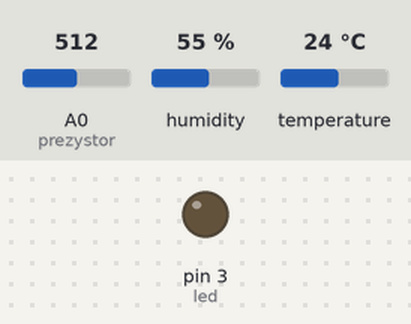
A sketch run on a simulated Arduino Uno, built with avr-gcc and run on an emulated ATmega328P. Parts: output pins drawn as LEDs (lit = HIGH). Inputs (shaded band) come from the test bench; at power-on: A0 (prezystor) = 512, humidity 55 %, temperature 24 °C. Storage starts empty; what the sketch prints to the serial monitor is not drawn.

Above: at 18.0 s.
At 36.2 s:
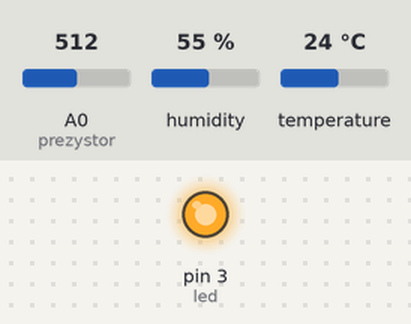
Timing chart, 0 to 46.9 s (numbered marks = the images above):
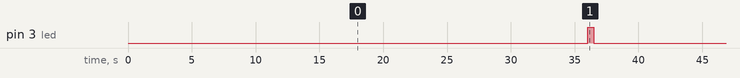

Measured:
- by itself, pin 3 (led): alternates HIGH for 0.45 s and LOW for 35.5 s

The sketch:

Czyjnik_swiatla_tem_i_wilg.ino
```cpp
#include "DHT.h"
#include <OneWire.h>
#include <DS18B20.h>
#include <SPI.h>
#include <SD.h>
#define DHTPIN 2
#define DHTTYPE DHT11
#define prezystor A0
#define ONEWIRE_PIN 2
#define led 3
File plik;

// Adres czujnika
byte address[8] = {0x28, 0xFF, 0x15, 0x35, 0x31, 0x18, 0x2, 0x7C};

OneWire onewire(ONEWIRE_PIN);
DS18B20 sensors(&onewire);

DHT dht(DHTPIN, DHTTYPE);
  float temperature=0;
float pomiary_temp[25];
float wilgotnosc[25];
int slonce[25];
int nr_pomiaru=0;

void setup() {
Serial.begin(9600);
pinMode(led,OUTPUT);
digitalWrite(led,LOW);
Serial.println("Cekaj czy karta zostanie wykryta…");
if (!SD.begin(4))                                       //sprawdź czy nie ma karty na pinie ChipSelect 4
  {
     Serial.println("Nie wykryto karty(ERR)");            //błąd wykrycia karty
     digitalWrite(led,HIGH);
     return;                                              //przerwij program
  }  else
Serial.println("Karta została wykryta");
plik=SD.open("wykresy.txt",FILE_WRITE);
if(!plik)
Serial.println("Nie udało się otworzyć pliku");
digitalWrite(led,LOW);
pinMode(prezystor,INPUT);
dht.begin();
sensors.begin();                                           //Inicjalizacja czujnikow
sensors.request(address);

for(int i=0;i>=24;i++)                                    //zerowanie tablic
{
pomiary_temp[i]=-120;
wilgotnosc [i]=-120;
slonce [i]=-120;
}
}

void loop() {
  float h = 0;
  float t = 0;
if(millis()%1440==0)
{
if (sensors.available())
  {
     temperature = sensors.readTemperature(address);
  }
     h = dht.readHumidity();
     t = dht.readTemperature();
     sensors.request(address);
  if (isnan(h) || isnan(t) ) {
    Serial.println(F("Failed to read from DHT sensor!"));
    return;
  }

  float Stemperatura=(t+temperature)/2;
int pr= analogRead(prezystor);
pomiary_temp[nr_pomiaru]=Stemperatura;
wilgotnosc[nr_pomiaru]=h;
slonce[nr_pomiaru]=pr;
nr_pomiaru++;


if(nr_pomiaru==25){
  digitalWrite(led,HIGH);
plik.println("Temperatura:");
for(int a=0;a<25;a++){
Serial.println(pomiary_temp[a]);
plik.println(pomiary_temp[a]);}
plik.println(" Wilgotnosc:");
for(int b=0;b<25;b++){
  Serial.println(wilgotnosc[b]);
plik.print(" ");
plik.println(wilgotnosc[b]);}
plik.println("/ Naslonecznienie:");
for(int c=0;c<25;c++){
  Serial.println(slonce[c]);
  plik.print("/ ");
plik.println(slonce[c]);}

plik.flush();
Serial.println("Plik zostal zapisany");
nr_pomiaru=0;
for(int i=0;i>=24;i++)                                      //zerowanie tablic
{
pomiary_temp[i]=-120;
wilgotnosc [i]=-120;
slonce [i]=-120;
}
digitalWrite(led,LOW);
}


//Serial.print("Temp ");
//Serial.print(t);
//Serial.print(" temperatura2 ");
//Serial.print(temperature);  //Wyswietlenie informacji
//Serial.print(" Temperatur atablica ");
//Serial.print(pomiary_temp[nr_pomiaru-1]);
//Serial.print(" Sr_temp ");
//Serial.print(Stemperatura);
//Serial.print(" Wilgotnosc ");
//Serial.print(h);
//Serial.print(" Swiatlo ");
//Serial.print(pr);
//Serial.print(" nr pomiaru ");
//Serial.println(nr_pomiaru);

}
}
```

DS18B20.h
```cpp
#ifndef _DS18B20_h_
#define _DS18B20_h_

#include <Arduino.h>
#include <inttypes.h>
#include <avr/pgmspace.h>
#include <OneWire.h>

#define TEMP_ERROR -273.15f

// Pointer type to an array in flash memory of device address
#define FA( pgm_ptr ) ( reinterpret_cast< const __FlashStringHelper * >( pgm_ptr ) )

// Exceptions catcher
#define E(a) __check(a, __LINE__)

// Teperature value exception catcher
#define TE(a) __check(a != TEMP_ERROR, __LINE__)


void __check(bool value, uint16_t line);

class DS18B20
{
public:
  DS18B20(OneWire *oneWire);
  bool begin(uint8_t quality=12);
  bool request(void);
  bool request(uint8_t *address);
  bool request(const __FlashStringHelper *_address);

  bool available(void);
  float readTemperature(uint8_t *address);
  float readTemperature(const __FlashStringHelper *_address);

private:
  OneWire *_oneWire;
  uint8_t _quality;
  bool _samePowerType;
  bool _powerType;
  uint32_t _beginConversionTime;

  bool _sendCommand(uint8_t *address, uint8_t command);
  bool _sendQuality(uint8_t *address);
  bool _receivePowerType(uint8_t *address);
  void _readFlashAddress(const __FlashStringHelper *_address, uint8_t *address);
};
#endif
```
